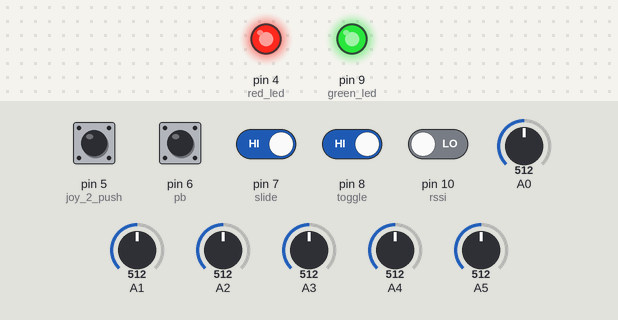
Bench run of a sketch on a simulated Arduino Uno, built with avr-gcc and run on an emulated ATmega328P. Parts: output pins drawn as LEDs (lit = HIGH). Inputs (shaded band) come from the test bench; at power-on: pin 5 (joy_2_push), pin 6 (pb), pin 7 (slide), pin 8 (toggle) HIGH, pin 10 (rssi) LOW, A2 = 512, A0 = 512, A1 = 512, A3 = 512, A4 = 512, A5 = 512. What the sketch prints to the serial monitor is not drawn.

Above: at 7.2 s.
7.3 s: A2 set to 534
10.3 s: A2 set to 561
Timing chart, 0 to 12.8 s (numbered marks = the images above; inputs shaded):
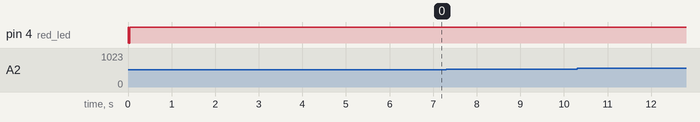

Measured:
- after the input at 7.3 s, every drawn part: stays the same
- after the input at 10.3 s, every drawn part: stays the same

The sketch:

Simple_TX.ino
```cpp
// (licence header left out)
#define MAX_IN_STR 200
#define MAX_CHAN 12
#define MAX_SAMPLE 10

String inputString = "";         // a string to hold incoming data

int val = 0;
int TxVal[MAX_CHAN];
int AnIn[MAX_CHAN];
int AnInWOZ[MAX_CHAN];

int Sample = 0;
char buf[255];
int tick = 0;
int ComState = 0;
int NoPacketCount = 0;
int rssi = 0;
unsigned long time = 0;

void setup() {

    // reserve 200 bytes for the inputString:
    inputString.reserve(MAX_IN_STR);

     pinMode(4,OUTPUT);//red led
     digitalWrite(4, HIGH);       // turn on pullup resistor
     pinMode(5,INPUT);//joy 2 push
     digitalWrite(5, HIGH);       // turn on pullup resistor
     pinMode(6,INPUT);//pb
     digitalWrite(6, HIGH);       // turn on pullup resistor
     pinMode(7,INPUT);//slide
     digitalWrite(7, HIGH);       // turn on pullup resistor
     pinMode(8,INPUT);//toggle
     digitalWrite(8, HIGH);       // turn on pullup resistor
     pinMode(9,OUTPUT);//green led
     digitalWrite(9, HIGH);       // turn on pullup resistor
     pinMode(10,INPUT);//rssi


    // initialize serial:
    Serial.begin(38400);


    //Do a wind off zero

    for(int i = 0;i < MAX_CHAN;i++)
        AnInWOZ[i] = 0;

    for(int i = 0;i < MAX_SAMPLE;i++){

      AnIn[0] += analogRead(A0);
      AnIn[1] += analogRead(A3);
      AnIn[2] += analogRead(A1);
      AnIn[3] += analogRead(A2);
      AnIn[4] += analogRead(A4);
      AnIn[5] += analogRead(A5);

      delayMicroseconds(10);
    }

    for(int i = 0;i < MAX_CHAN;i++)
          AnInWOZ[i] = (AnIn[i] / MAX_SAMPLE);

}

void loop() {

    time = micros();

  //Throttle TxVal[1]
  //Rotary pot TxVal[2]
  //Joy 1 X TxVal[3]
  //Joy 1 Y TxVal[4]
  //Joy 2 X TxVal[5]
  //Joy 2 Y TxVal[6]

    for(int i = 0;i < MAX_CHAN;i++)
        AnIn[i] = 0;

    for(int i = 0;i < MAX_SAMPLE;i++){

      AnIn[0] += analogRead(A0);
      AnIn[1] += analogRead(A3);
      AnIn[2] += analogRead(A1) - AnInWOZ[2];
      AnIn[3] += analogRead(A2) - AnInWOZ[3];
      AnIn[4] += analogRead(A4) - AnInWOZ[4];
      AnIn[5] += analogRead(A5) - AnInWOZ[5];

      delayMicroseconds(200);
    }

    for(int i = 0;i < MAX_CHAN;i++)
          TxVal[i] = (AnIn[i] / MAX_SAMPLE);


    /*
    splitted[0] = Analog.AnIn(Analog.AN_IN.Throttle).ToString();
    splitted[1] = Analog.AnIn(Analog.AN_IN.Pot).ToString();
    splitted[2] = (Analog.AnIn(Analog.AN_IN.Joy1_Y) - Analog.AnInWOZ(Analog.AN_IN.Joy1_Y)).ToString();
    splitted[3] = (Analog.AnIn(Analog.AN_IN.Joy1_X) - Analog.AnInWOZ(Analog.AN_IN.Joy1_X)).ToString();
    splitted[4] = (Analog.AnIn(Analog.AN_IN.Joy2_X) - Analog.AnInWOZ(Analog.AN_IN.Joy2_X)).ToString();
    splitted[5] = (Analog.AnIn(Analog.AN_IN.Joy2_Y) - Analog.AnInWOZ(Analog.AN_IN.Joy2_Y)).ToString();
    splitted[6] = "0";
    splitted[7] = "0";
    */

    //Calabrations
    TxVal[0] = map(TxVal[0], 0, 329, 0, 1790);            // scale it to use it with the servo (value between 0 and 180)
    TxVal[1] = map(TxVal[1], 0, 1023, 0, 1790);           // scale it to use it with the servo (value between 0 and 180)
    TxVal[2] = map(TxVal[2], -142, 171, 0, 1790);         // scale it to use it with the servo (value between 0 and 180)
    TxVal[3] = map(TxVal[3], -170, 193, 0, 1790);         // scale it to use it with the servo (value between 0 and 180)
    TxVal[4] = map(TxVal[4], -505, 515, 0, 1790);         // scale it to use it with the servo (value between 0 and 180)
    TxVal[5] = map(TxVal[5], 545, -477, 0, 1790);         // scale it to use it with the servo (value between 0 and 180)

    //RSSI
    rssi = pulseIn(10, LOW, 200);

    TxVal[7] = rssi;

    TxVal[8] = 0;
    TxVal[8] |= (digitalRead(5) << 0);//joy 2 push
    TxVal[8] |= (digitalRead(6) << 1);//pb
    TxVal[8] |= (digitalRead(7) << 2);//slide
    TxVal[8] |= (digitalRead(8) << 3);//toggle

    TxVal[9] = (micros() - time);


    //calc checksum
    int chk = 0;
    for(int i = 0;i < 11;i++)
      chk += TxVal[i];

    sprintf(buf, "C,%d,%d,%d,%d,%d,%d,%d,%d,%d,%d,%d,\n", TxVal[0], TxVal[1], TxVal[2], TxVal[3], TxVal[4], TxVal[5], TxVal[6], TxVal[7], TxVal[8], TxVal[9], chk);

    Serial.write(buf);

    //delayMicroseconds(200);

    //DoTelemetery();

    if(rssi == 0)
      digitalWrite(4,HIGH);
    if( (tick % (rssi / 10) ) == 0)
    {
       if(digitalRead(4) == HIGH)
          digitalWrite(4,LOW);
        else
          digitalWrite(4,HIGH);
    }


    unsigned long deltat = micros() - time;

    if(deltat < 0) deltat = 0;
    else if(deltat > 20000) deltat = 20000;

      //Serial.println(deltat);

    delayMicroseconds(20000 - deltat);

    tick++;
}


void DoTelemetery()
{
  //Serial.println("void DoTelemetery()");
  //Capture the Xbee comms

  int CharCount = 0;

  //Serial.println(Serial.available());

  while ((Serial.available()) && ((++CharCount) < MAX_IN_STR) ) {

    // get the new byte:
    char inChar = (char)Serial.read();

    //Serial.print(inChar);

    if ( (inChar == 'T') && (ComState == 0) )
      ComState = 1;

    // add it to the inputString:
    if(ComState == 1)
      inputString += inChar;

    if(inputString.length() >= MAX_IN_STR)
      break;

    // if the incoming character is a newline, set a flag
    // so the main loop can do something about it:
    if ((inChar == '\n') && ( ComState == 1)) {

      ComState = 0;

      Serial.println(inputString);

      NoPacketCount = 0;
      break;
    }
  }
}
```
